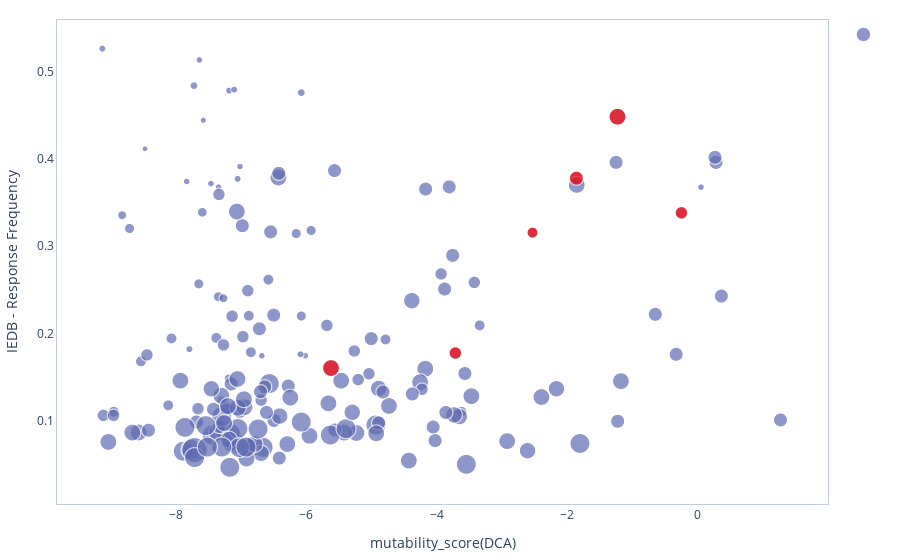

Notebook source saved alongside this figure:
### Markdown cell above
### DCA and IEDB 
Here we plot the DCA mutability score vs. the IEDB response frequency for each site of the RDB domain.

The interesting region is the **upper right corner** containing sites which are expected to be mutable (high DCA score) and that can induce immune escape (high RF).
 
Strains classified as Variants of Concern (VOC) or Variants of Interest (VOI) in the [20th April 2021 WHO report](https://www.who.int/publications/m/item/covid-19-weekly-epidemiological-update) have mutations in  the 417, 452, 477, 483, 484 and 501 positions of the RBD domain (red points in the plot).

### Code cell
# DCA vs. epitope
prot = "Spike"
dom = "bCoV_S1_RBD"
score = 'mutability_score(DCA)'

#positions mutated in VOI/VOC
list_pos_mutated_VOI_VOC = [417, 452, 477, 483, 484,  501] #red points

df = read_dca_iedb_data(path_data = "./data/data_dca_iedb_RDB_domain.csv", protein = prot, domain = dom)

plot_dca_IEDB(df, score, list_pos = list_pos_mutated_VOI_VOC)

### Figure 1 — Plotly figure (JSON) as saved in the notebook; plotly's stock layout.template omitted (floating-point values rounded to 4 significant figures; data arrays with more than 128 entries replaced by an {"elided": "..."} marker saying what was removed)
{"data": [{"marker": {"color": "#5D69B1", "size": {"elided": "178 float values"}}, "mode": "markers", "name": "", "text": {"elided": "178 str values"}, "textfont": {"color": "#E58606"}, "textposition": "top right", "type": "scattergl", "uid": "9ef2dc45-0a30-4d81-a97a-cc98f03119aa", "x": {"elided": "178 float values"}, "y": {"elided": "178 float values"}}, {"marker": {"color": "red", "size": [11.11, 16.67, 12.5, 14.29, 16.67, 12.5]}, "mode": "markers", "showlegend": false, "text": ["wt: K417", "wt: L452", "wt: S477", "wt: V483", "wt: E484", "wt: N501"], "textfont": {"color": "#E58606"}, "textposition": "top right", "type": "scattergl", "uid": "d043669d-b959-4b1d-9b56-3ec7013e63a8", "x": [-2.533, -5.621, -3.715, -1.861, -1.231, -0.2509], "y": [0.3155, 0.1601, 0.1774, 0.378, 0.4485, 0.3382]}], "layout": {"legend": {"itemclick": "toggleothers", "itemdoubleclick": "toggle"}, "margin": {"b": 20, "l": 20, "r": 20, "t": 20}, "plot_bgcolor": "#FFF", "xaxis": {"linecolor": "#BCCCDC", "mirror": true, "showgrid": true, "title": {"text": "mutability_score(DCA)"}}, "yaxis": {"linecolor": "#BCCCDC", "mirror": true, "showgrid": true, "title": {"text": "IEDB - Response Frequency"}}}}
